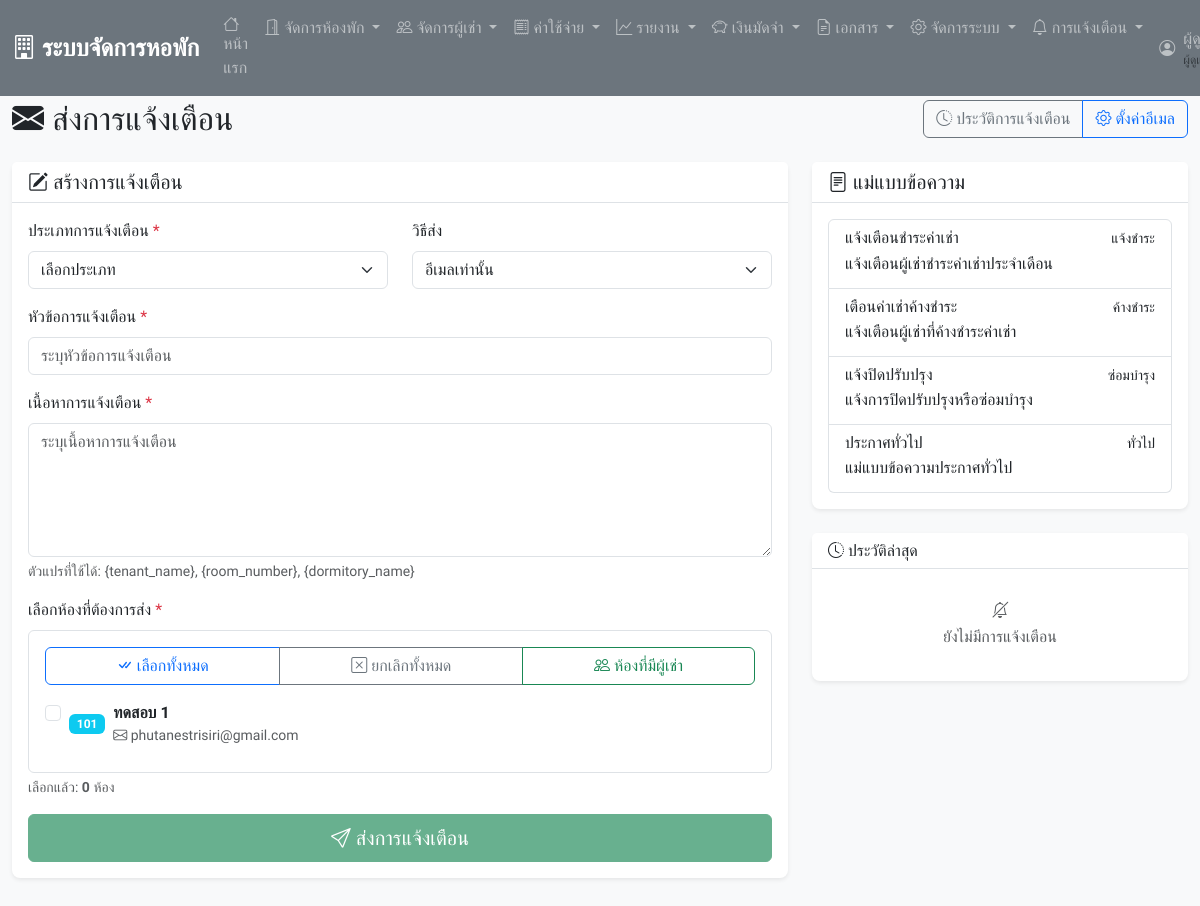
Page /send_notifications.php (signed in) on the earlier database version.
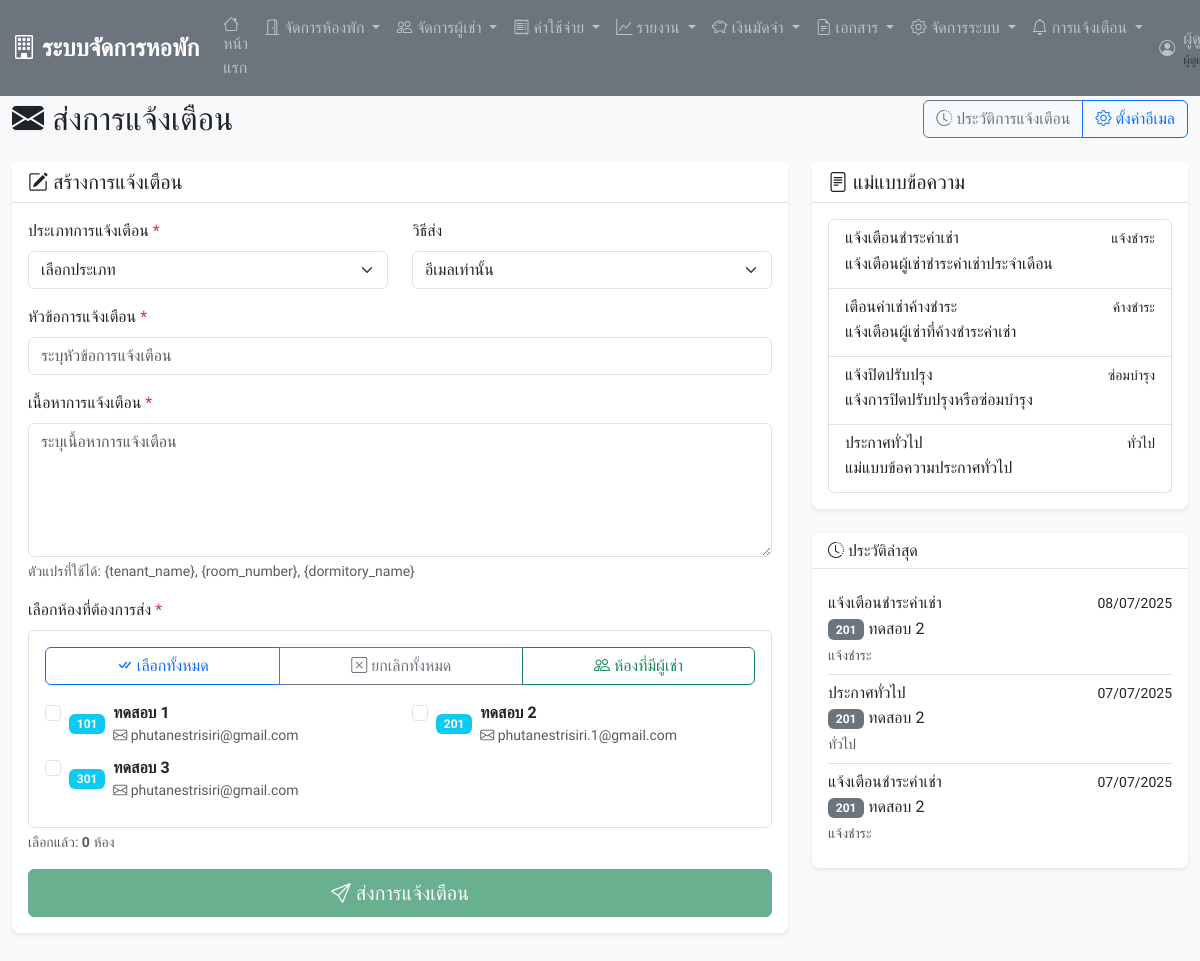
Same page on the later database version.
### tables this page shows
CREATE TABLE `contracts` (
  `contract_id` int(11) NOT NULL,
  `tenant_id` int(11) DEFAULT NULL,
  `room_id` int(11) DEFAULT NULL,
  `contract_start` date NOT NULL,
  `contract_end` date NOT NULL,
  `monthly_rent` decimal(10,2) NOT NULL,
  `deposit_paid` decimal(10,2) NOT NULL,
  `deposit_status` enum('pending','partial','full') DEFAULT 'pending',
  `deposit_due_date` date DEFAULT NULL,
  `contract_status` enum('active','expired','terminated') DEFAULT 'active',
  `special_conditions` text DEFAULT NULL,
  `created_at` timestamp NOT NULL DEFAULT current_timestamp()
);

CREATE TABLE `rooms` (
  `room_id` int(11) NOT NULL,
  `room_number` varchar(10) NOT NULL,
  `room_type` enum('single','double','triple') NOT NULL,
  `monthly_rent` decimal(10,2) NOT NULL,
  `deposit` decimal(10,2) NOT NULL,
  `room_status` enum('available','occupied','maintenance') DEFAULT 'available',
  `floor_number` int(11) DEFAULT NULL,
  `room_description` text DEFAULT NULL,
  `created_at` timestamp NOT NULL DEFAULT current_timestamp()
);

CREATE TABLE `tenants` (
  `tenant_id` int(11) NOT NULL,
  `first_name` varchar(50) NOT NULL,
  `last_name` varchar(50) NOT NULL,
  `phone` varchar(15) NOT NULL,
  `email` varchar(100) DEFAULT NULL,
  `id_card` varchar(20) NOT NULL,
  `address` text DEFAULT NULL,
  `emergency_contact` varchar(100) DEFAULT NULL,
  `emergency_phone` varchar(15) DEFAULT NULL,
  `tenant_status` enum('active','inactive') DEFAULT 'active',
  `created_at` timestamp NOT NULL DEFAULT current_timestamp()
);

CREATE TABLE `notifications` (
  `notification_id` int(11) NOT NULL,
  `tenant_id` int(11) DEFAULT NULL,
  `notification_type` enum('payment_due','payment_overdue','contract_expiring','maintenance','general') NOT NULL,
  `title` varchar(200) NOT NULL,
  `message` text NOT NULL,
  `is_read` tinyint(1) DEFAULT 0,
  `send_method` enum('system','email','sms') DEFAULT 'system',
  `scheduled_date` date DEFAULT NULL,
  `sent_date` date DEFAULT NULL,
  `created_at` timestamp NOT NULL DEFAULT current_timestamp()
);

### config.php (called while the page is built, shortened)
<?php
function formatDate($date) {
    return date('d/m/Y', strtotime($date));
}
?>

### send_notifications.php (the view, shortened to what the changed rows need)
<?php
require_once 'includes/header.php';
require_once 'includes/email_functions.php';
try {
    $rooms_sql = "
        SELECT r.*,
               t.first_name, t.last_name, t.email, t.phone,
               c.contract_start, c.contract_end
        FROM rooms r
        LEFT JOIN contracts c ON r.room_id = c.room_id AND c.contract_status = 'active'
        LEFT JOIN tenants t ON c.tenant_id = t.tenant_id
        ORDER BY CAST(SUBSTRING(r.room_number FROM '[0-9]+') AS UNSIGNED), r.room_number
    ";
    $stmt = $pdo->query($rooms_sql);
    $rooms = $stmt->fetchAll();
    $occupied_rooms = array_filter($rooms, function($room) {
        return !empty($room['first_name']);
    });
} catch(PDOException $e) {
    $error_message = "เกิดข้อผิดพลาดในการดึงข้อมูล: " . $e->getMessage();
    $rooms = [];
    $occupied_rooms = [];
    $empty_rooms = [];
}
try {
    $history_sql = "
        SELECT n.*, t.first_name, t.last_name, r.room_number
        FROM notifications n
        JOIN tenants t ON n.tenant_id = t.tenant_id
        LEFT JOIN contracts c ON t.tenant_id = c.tenant_id AND c.contract_status = 'active'
        LEFT JOIN rooms r ON c.room_id = r.room_id
        ORDER BY n.created_at DESC
        LIMIT 10
    ";
    $stmt = $pdo->query($history_sql);
    $recent_notifications = $stmt->fetchAll();
} catch(PDOException $e) {
    $recent_notifications = [];
}
?>
<div class="container-fluid mt-4">
    <div class="row">
        <div class="col-12">
            <div class="d-flex justify-content-between align-items-center mb-4">
                <h2 class="mb-0">
                    <i class="bi bi-envelope-fill"></i>
                    ส่งการแจ้งเตือน
                </h2>
            </div>
            <div class="row">
                <div class="col-lg-8 mb-4">
                    <form method="POST" id="notificationForm">
                        <div class="card">
                            <div class="card-body">
                                <div class="mb-3">
                                    <div class="border rounded p-3" style="max-height: 300px; overflow-y: auto;">
                                        <?php if (empty($occupied_rooms)): ?>
                                            <div class="text-center text-muted py-3">
                                                <i class="bi bi-inbox fs-1"></i>
                                                <p class="mt-2">ไม่มีห้องที่มีผู้เช่า</p>
                                            </div>
                                        <?php else: ?>
                                            <div class="row">
                                                <?php foreach ($occupied_rooms as $room): ?>
                                                    <div class="col-md-6 mb-2">
                                                        <div class="form-check">
                                                            <input class="form-check-input room-checkbox"
                                                                   type="checkbox"
                                                                   name="rooms[]"
                                                                   value="<?php echo $room['room_id']; ?>"
                                                                   id="room_<?php echo $room['room_id']; ?>">
                                                            <label class="form-check-label" for="room_<?php echo $room['room_id']; ?>">
                                                                <div class="d-flex align-items-center">
                                                                    <span class="badge bg-info me-2"><?php echo $room['room_number']; ?></span>
                                                                    <div>
                                                                        <div class="fw-bold"><?php echo $room['first_name'] . ' ' . $room['last_name']; ?></div>
                                                                        <small class="text-muted">
                                                                            <?php if ($room['email']): ?>
                                                                                <i class="bi bi-envelope"></i> <?php echo $room['email']; ?>
                                                                            <?php else: ?>
                                                                                <i class="bi bi-exclamation-triangle text-warning"></i> ไม่มีอีเมล
                                                                            <?php endif; ?>
                                                                        </small>
                                                                    </div>
                                                                </div>
                                                            </label>
                                                        </div>
                                                    </div>
                                                <?php endforeach; ?>
                                            </div>
                                        <?php endif; ?>
                                    </div>
                                </div>
                            </div>
                        </div>
                    </form>
                </div>
                <div class="col-lg-4 mb-4">
                    <div class="card mt-4">
                        <div class="card-body">
                            <?php if (empty($recent_notifications)): ?>
                                <div class="text-center text-muted py-3">
                                    <i class="bi bi-bell-slash"></i>
                                    <p class="mt-2 mb-0">ยังไม่มีการแจ้งเตือน</p>
                                </div>
                            <?php else: ?>
                                <div class="list-group list-group-flush">
                                    <?php foreach (array_slice($recent_notifications, 0, 5) as $notification): ?>
                                        <div class="list-group-item px-0">
                                            <div class="d-flex w-100 justify-content-between">
                                                <h6 class="mb-1"><?php echo htmlspecialchars($notification['title']); ?></h6>
                                                <small><?php echo formatDate($notification['created_at']); ?></small>
                                            </div>
                                            <p class="mb-1">
                                                <span class="badge bg-secondary"><?php echo $notification['room_number'] ?? 'N/A'; ?></span>
                                                <?php echo htmlspecialchars($notification['first_name'] . ' ' . $notification['last_name']); ?>
                                            </p>
                                            <small class="text-muted">
                                                <?php
                                                $type_labels = [
                                                    'payment_due' => 'แจ้งชำระ',
                                                    'payment_overdue' => 'ค้างชำระ',
                                                    'contract_expiring' => 'สัญญาหมดอายุ',
                                                    'maintenance' => 'ซ่อมบำรุง',
                                                    'general' => 'ทั่วไป'
                                                ];
                                                echo $type_labels[$notification['notification_type']] ?? $notification['notification_type'];
                                                ?>
                                            </small>
                                        </div>
                                    <?php endforeach; ?>
                                </div>
                            <?php endif; ?>
                        </div>
                    </div>
                </div>
            </div>
        </div>
    </div>
</div>
<?php require_once 'includes/footer.php'; ?>

Differences in the rows shown:
added contracts: room.room_number "201", tenant.first_name "ทดสอบ", tenant.last_name "2", tenant.email "phutanestrisiri.1@gmail.com"
added contracts: room.room_number "301", tenant.first_name "ทดสอบ", tenant.last_name "3", tenant.email "phutanestrisiri@gmail.com"
added notifications: title "แจ้งเตือนชำระค่าเช่า", created_at "08/07/2025", rooms.room_number "201", tenant.last_name "ทดสอบ 2", notification_type "แจ้งชำระ"
added notifications: title "ประกาศทั่วไป", created_at "07/07/2025", rooms.room_number "201", tenant.last_name "ทดสอบ 2", notification_type "ทั่วไป"
added notifications: title "แจ้งเตือนชำระค่าเช่า", created_at "07/07/2025", rooms.room_number "201", tenant.last_name "ทดสอบ 2", notification_type "แจ้งชำระ"
Other differences:
text no longer shown: "ยังไม่มีการแจ้งเตือน"
